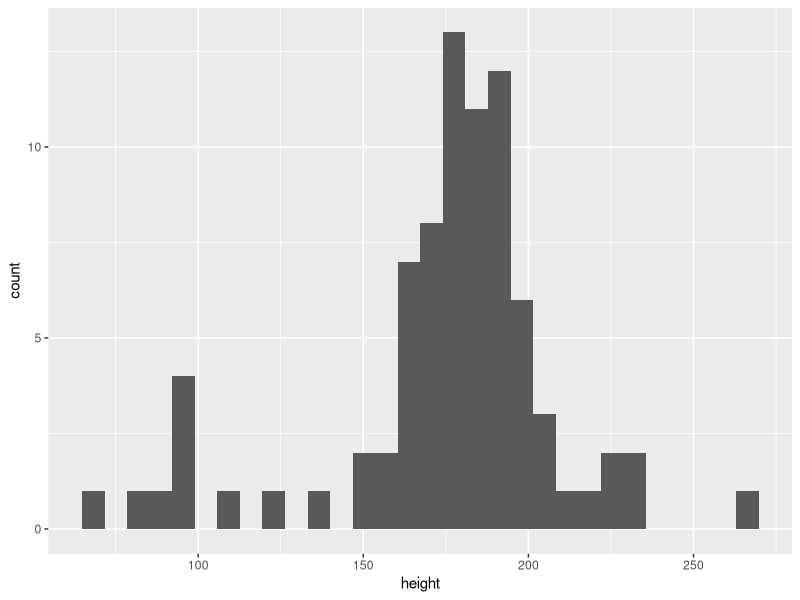
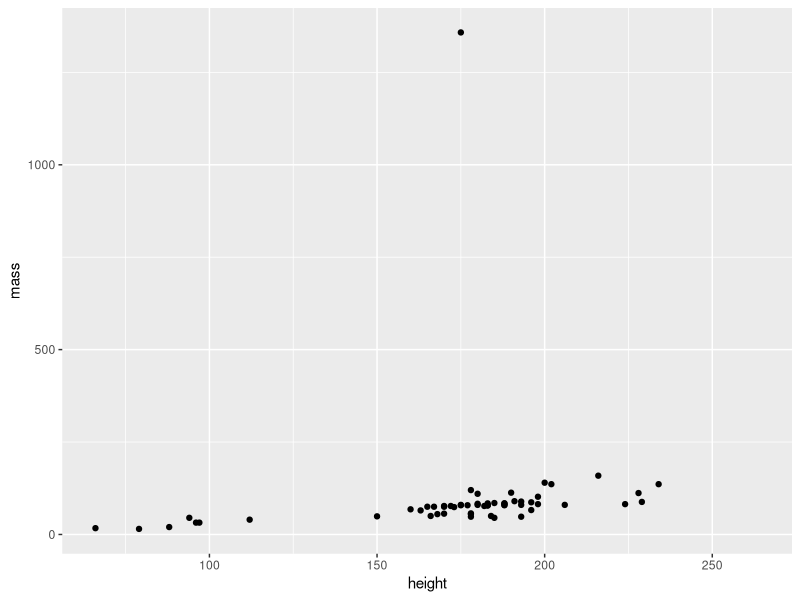

These figures' R source, in order:
## ---- chunk 1
library(tidyverse)
## ---- chunk 2
head(starwars)
## ---- chunk 3
dim(starwars)

## ---- chunk 4
ggplot(data = starwars, aes(x= height))+
  geom_histogram()
## ---- chunk 5
ggplot( data = starwars, aes( x = height, y = mass))+
  geom_point()
